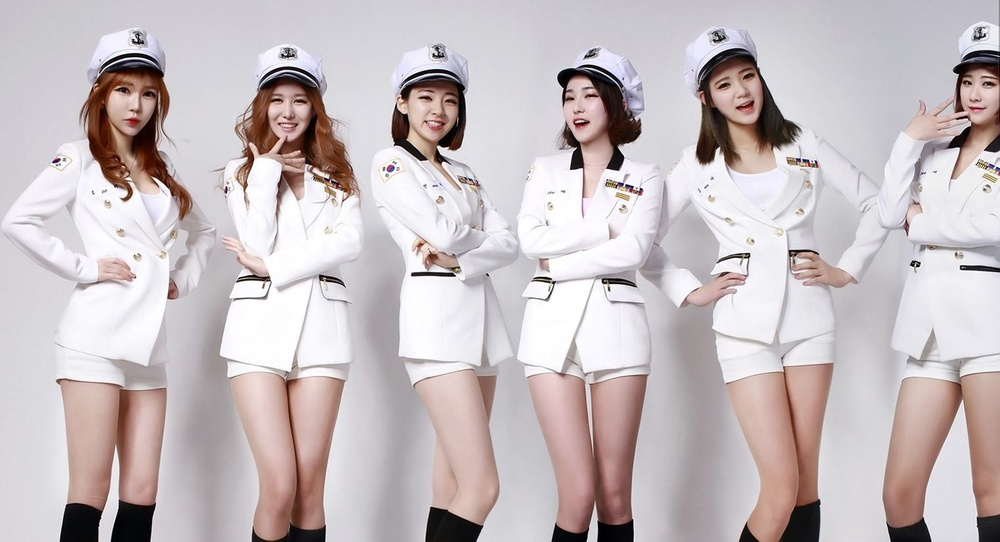
#> input picture OpenCV-learn/人脸识别/input/008.jpg, 1000 x 542 px, shrunk from 1523 x 825 before the run
$ python main-test.py input/008.jpg
#> lines starting #> are read from the running program, lines starting #| are printed output that depends on the picture; after the words box and inside, x2 and y2 are one past the last pixel; in counts of white or black regions, pixels touching at a corner belong together
### OpenCV-learn/人脸识别/faceUtil.py
############################################################################
# -*- coding:utf8 -*-                                                      #
# created by tengxing on 2017.5.19                                         #
# mail tengxing7452@163.com                                                #
# github github.com/tengxing                                               #
# description opencv 人脸识别                                               #
############################################################################

import cv2
import matplotlib as plt

# 默认值
model_face = '/usr/share/opencv/haarcascades/haarcascade_frontalface_default.xml'
min_height_dec=20
min_width_dec=20
min_height_thresh=50
min_width_thresh=50
FACE_PAD = 50

## face model
def get_model_type(model_name):
    if not(model_face):
        return cv2.CascadeClassifier(model_face)
    return cv2.CascadeClassifier(model_name)

## 人脸识别
## return faces and img
def detect_faces(face_model,image_name):
#> called with image_name = './input/008.jpg'
    face_cascade = get_model_type(face_model)
    print image_name
    img = cv2.imread(image_name)
#> img is the input picture: shape (542, 1000, 3); mean B, G, R 190.6, 188.6, 198.1
    print img
#> (printed output is left out)
    min_h = int(max(img.shape[0] / min_height_dec, min_height_thresh))
#> min_h = 50
    min_w = int(max(img.shape[1] / min_width_dec, min_width_thresh))
#> min_w = 50

    if img.ndim == 3:
        gray = cv2.cvtColor(img, cv2.COLOR_BGR2GRAY)
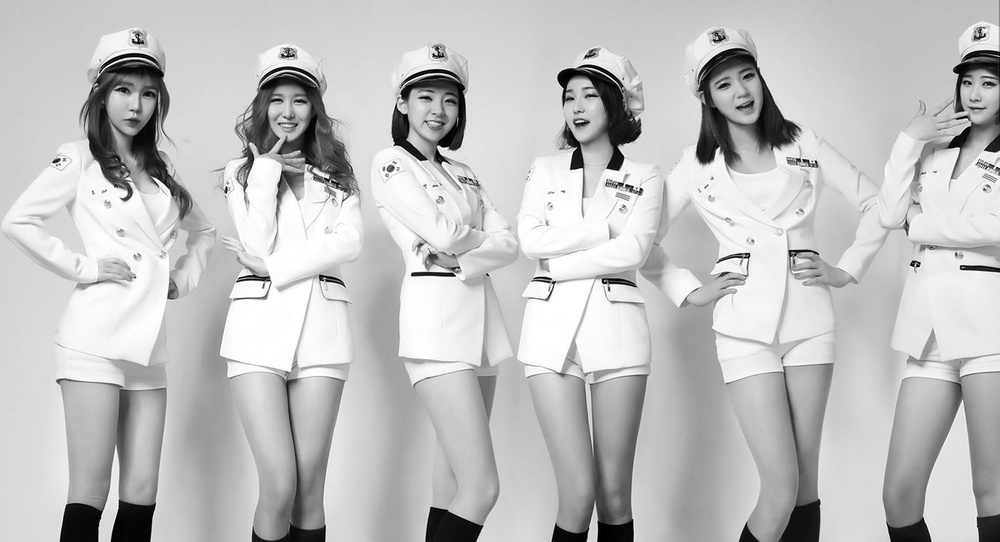
#> gray: shape (542, 1000); min 0, max 255, mean 191.7
    else:
        gray = img
    faces = face_cascade.detectMultiScale(gray, 1.3, minNeighbors=5, minSize=(min_h, min_w))
#> faces = [[103, 68, 65, 65], [551, 75, 60, 60], [259, 79, 59, 59], [406, 76, 63, 63]]

    result = []
    for (x, y, width, height) in faces:
        result.append((x, y, x + width, y + height))
        draw_rect(img, x, y, width, height)  # 画线标记
#> this loop made 4 passes
#> (x, y, width, height, upper_cut in draw_rect, lower_cut in draw_rect) on passes 1 to 4: (103, 68, 65, 65, [183, 218], [18, 53]), (551, 75, 60, 60, [185, 661], [25, 501]), (259, 79, 59, 59, [188, 368], [29, 209]), (406, 76, 63, 63, [189, 519], [26, 356])
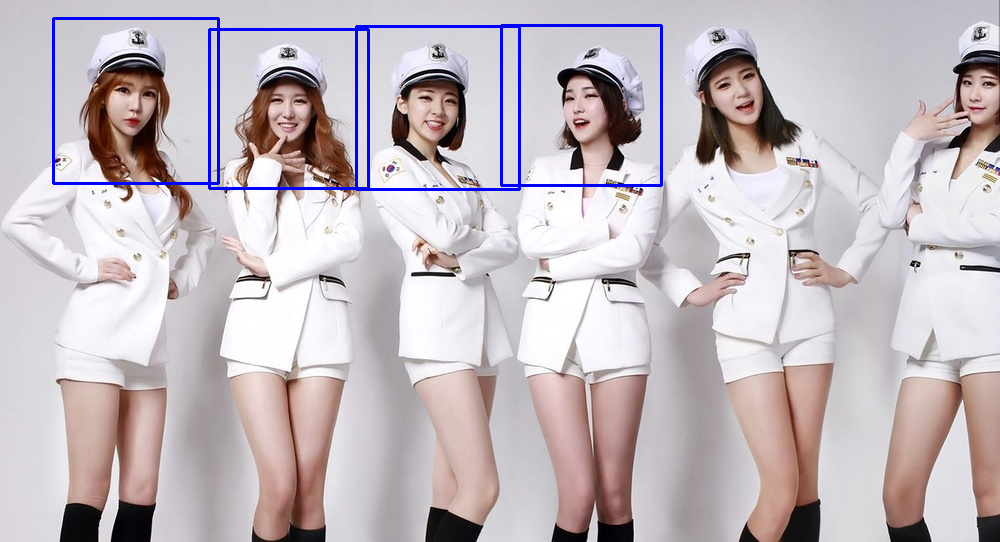
#> img: shape (542, 1000, 3); 1.41% of pixels changed, all inside (x1, y1, x2, y2) = (52, 17, 663, 191)
#> after the loop, result = [(103, 68, 168, 133), (551, 75, 611, 135), (259, 79, 318, 138), (406, 76, 469, 139)]
    return result,img


## 画图
def draw_rect(img, x, y, w, h):
        upper_cut = [min(img.shape[0], y + h + FACE_PAD), min(img.shape[1], x + w + FACE_PAD)]
        lower_cut = [max(y - FACE_PAD, 0), max(x - FACE_PAD, 0)]
        cv2.rectangle(img, (lower_cut[1], lower_cut[0]), (upper_cut[1], upper_cut[0]), (255, 0, 0), 2)


## 截图字图片
# [6 lines left out: function sub_image, not called in this run]


## save image
def save_image(filename, img):
    cv2.imwrite(filename, img)

### OpenCV-learn/人脸识别/main-test.py
############################################################################
# -*- coding:utf8 -*-                                                      #
# created by tengxing on 2017.5.19                                         #
# mail tengxing7452@163.com                                                #
# github github.com/tengxing                                               #
# description opencv 人脸识别   测试类                                            #
############################################################################

import cv2
import matplotlib
import matplotlib.pyplot as plt
import sys
import time

from faceUtil import *

filename = "./input/008.jpg"
face_model = ""
output_name = "./out/%s.jpg" % (time.strftime('%Y-%m-%d %H:%M:%S',time.localtime(time.time())))

#image_file = sys.argv[1]
#if not (image_file):
#    img_name = filename
img_name = filename

# 图像检测
images,img = detect_faces(model_face, img_name)
#> images has the same summary as result in detect_faces

# 显示图片
#plt.imshow(img)  # 显示图片
#plt.axis('off')  # 不显示坐标轴
#plt.show()
# 保存图像
save_image(output_name, img)

$ run again, with OpenCV-learn/人脸识别/input/002.jpg copied over OpenCV-learn/人脸识别/input/008.jpg
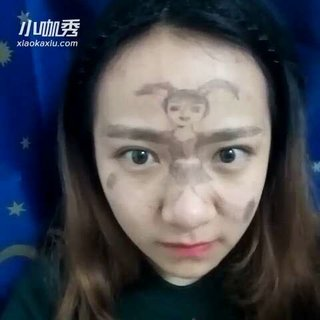
#> input picture OpenCV-learn/人脸识别/input/002.jpg, 320 x 320 px
#> in detect_faces, img is the input picture: shape (320, 320, 3); mean B, G, R 83, 74.3, 72.6
#> (printed output is left out)
#> in detect_faces, `gray = cv2.cvtColor(img, cv2.COLOR_BGR2GRAY)`:
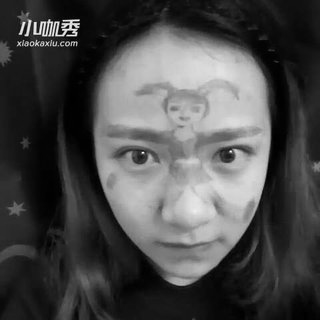
#> gray: shape (320, 320); min 0, max 253, mean 74.7
#> faces = [[76, 69, 217, 217]]
#> the loop in detect_faces, `for (x, y, width, height) in faces:` made 1 pass
#> (x, y, width, height, upper_cut in draw_rect, lower_cut in draw_rect) on pass 1: (76, 69, 217, 217, [320, 320], [19, 26])
#> after the loop in detect_faces, `for (x, y, width, height) in faces:`:
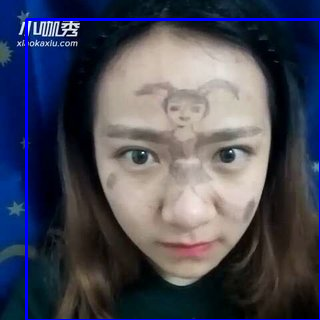
#> img: shape (320, 320, 3); 2.32% of pixels changed, all inside (x1, y1, x2, y2) = (25, 18, 320, 320)
#> after the loop in detect_faces, `for (x, y, width, height) in faces:`: result = [(76, 69, 293, 286)]
